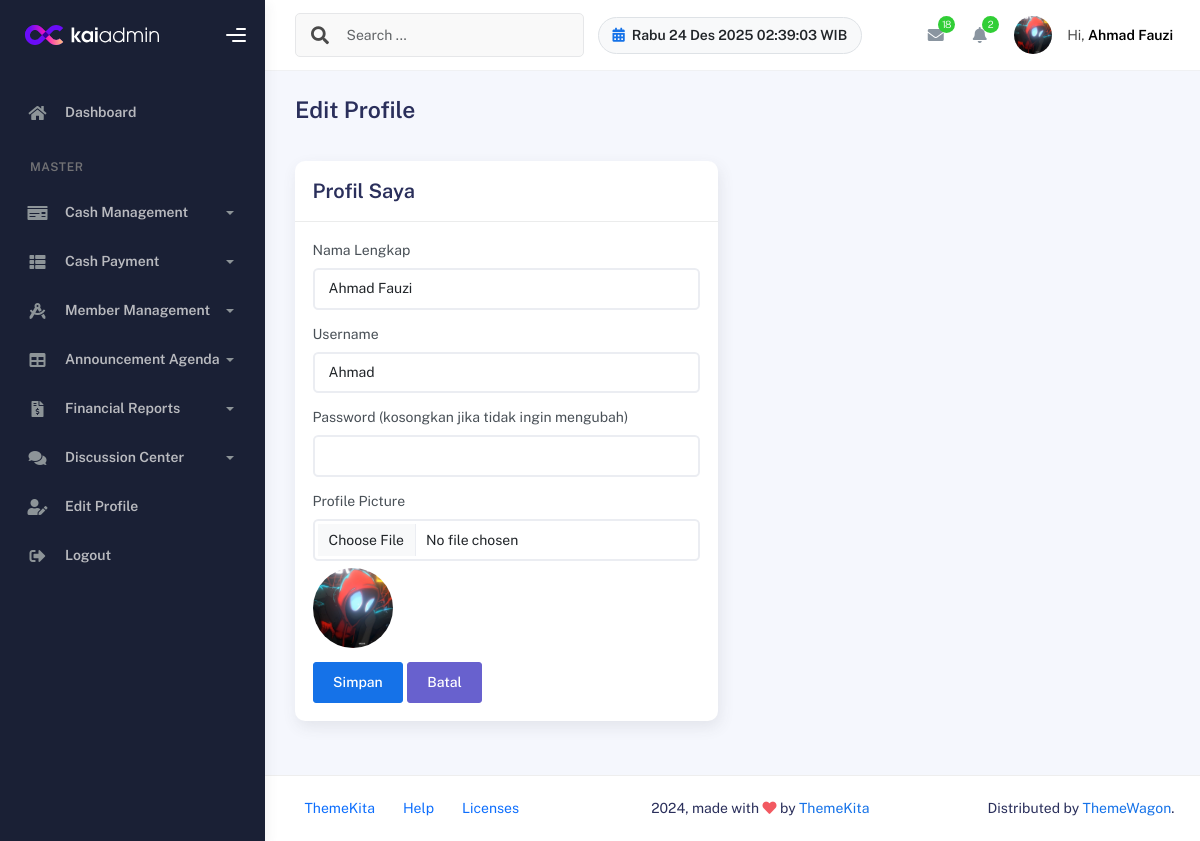
The app's page /operator/edit_profile.php (signed in) with its own data.
### tables this page shows
CREATE TABLE `user` (
  `id_user` int NOT NULL,
  `nama_lengkap` varchar(100) NOT NULL,
  `username` varchar(50) NOT NULL,
  `password` varchar(255) NOT NULL,
  `role` enum('admin','operator','user') NOT NULL,
  `status` enum('aktif','nonaktif') DEFAULT 'aktif',
  `profile_picture` varchar(255) DEFAULT NULL,
  `created_at` timestamp NULL DEFAULT CURRENT_TIMESTAMP,
  `background_picture` varchar(255) DEFAULT NULL
);

### operator/edit_profile.php (the view, shortened to what this page needs)
<?php
include '../config/database.php';
$currentUserId = $_SESSION['id_user'] ?? null;
$stmt = $conn->prepare('SELECT id_user, nama_lengkap, username, profile_picture FROM user WHERE id_user = ?');
$stmt->bind_param('i', $currentUserId);
$stmt->execute();
$res = $stmt->get_result();
$user = $res->fetch_assoc();
?>
<!DOCTYPE html>
<html lang="id">
<head>
    <link rel="stylesheet" href="../assets/css/bootstrap.min.css" />
    <link rel="stylesheet" href="../assets/css/plugins.min.css" />
    <link rel="stylesheet" href="../assets/css/kaiadmin.min.css" />
</head>
<body>
    <div class="wrapper">
        <?php include 'layout_operator/sidebar.php'; ?>
        <div class="main-panel">
            <div class="main-header">
                <?php include 'layout_operator/navbar.php'; ?>
            </div>
            <div class="container">
                <div class="page-inner">
                    <div class="page-header">
                        <h3 class="fw-bold mb-3">Edit Profile</h3>
                    </div>
                    <div class="row">
                        <div class="col-md-6">
                            <div class="card">
                                <div class="card-header">
                                    <div class="card-title">Profil Saya</div>
                                </div>
                                <div class="card-body">
                                    <form method="post" enctype="multipart/form-data">
                                        <div class="mb-3">
                                            <label class="form-label">Nama Lengkap</label>
                                            <input type="text" name="nama_lengkap" class="form-control" required value="<?php echo htmlspecialchars($user['nama_lengkap'] ?? ''); ?>">
                                        </div>
                                        <div class="mb-3">
                                            <label class="form-label">Username</label>
                                            <input type="text" name="username" class="form-control" required value="<?php echo htmlspecialchars($user['username'] ?? ''); ?>">
                                        </div>
                                        <div class="mb-3">
                                            <label class="form-label">Password (kosongkan jika tidak ingin mengubah)</label>
                                            <input type="password" name="password" class="form-control">
                                        </div>
                                        <div class="mb-3">
                                            <label class="form-label">Profile Picture</label>
                                            <input type="file" name="profile_picture" accept="image/*" class="form-control">
                                            <?php if (!empty($user['profile_picture'])): ?>
                                                <div class="mt-2"><img src="../upload/profile/<?php echo htmlspecialchars($user['profile_picture']); ?>" alt="avatar" style="width:80px;height:80px;object-fit:cover;border-radius:50%;"></div>
                                            <?php endif; ?>
                                        </div>
                                        <div class="mt-2">
                                            <button type="submit" class="btn btn-primary">Simpan</button>
                                            <a href="dashboard_operator.php" class="btn btn-secondary">Batal</a>
                                        </div>
                                    </form>
                                </div>
                            </div>
                        </div>
                    </div>
                </div>
            </div>
            <?php include 'layout_operator/footer.php'; ?>
        </div>
    </div>
</body>
</html>

### records on screen
user: nama_lengkap "Ahmad Fauzi", username "Ahmad", profile_picture (picture)

### other values on screen
$message_total "18"
$notif_count "2"
$_SESSION['nama_lengkap'] "Ahmad Fauzi"
